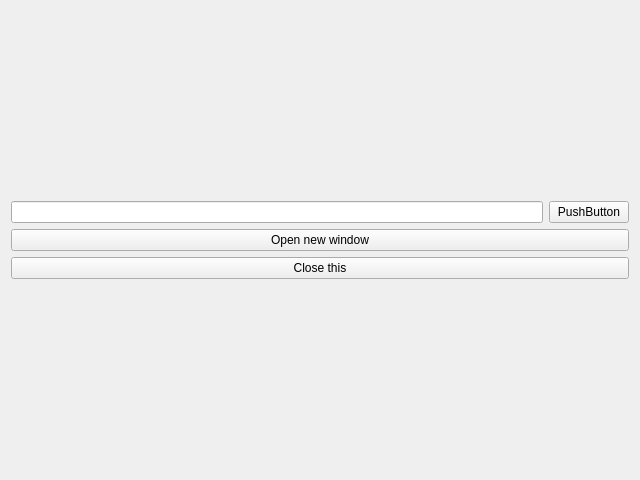
<?xml version="1.0" encoding="UTF-8"?>
<ui version="4.0">
 <class>WindowExample</class>
 <widget class="QWidget" name="WindowExample">
  <property name="geometry">
   <rect>
    <x>0</x>
    <y>0</y>
    <width>640</width>
    <height>480</height>
   </rect>
  </property>
  <property name="windowTitle">
   <string>Form</string>
  </property>
  <layout class="QVBoxLayout" name="verticalLayout">
   <item>
    <spacer name="verticalSpacer">
     <property name="orientation">
      <enum>Qt::Vertical</enum>
     </property>
     <property name="sizeHint" stdset="0">
      <size>
       <width>20</width>
       <height>210</height>
      </size>
     </property>
    </spacer>
   </item>
   <item>
    <layout class="QHBoxLayout" name="horizontalLayout">
     <item>
      <widget class="QLineEdit" name="lineEdit"/>
     </item>
     <item>
      <widget class="QPushButton" name="pushButton">
       <property name="text">
        <string>PushButton</string>
       </property>
      </widget>
     </item>
    </layout>
   </item>
   <item>
    <widget class="QPushButton" name="pushButtonOpenNewDialog">
     <property name="text">
      <string>Open new window</string>
     </property>
    </widget>
   </item>
   <item>
    <widget class="QPushButton" name="pushButtonClose">
     <property name="text">
      <string>Close this</string>
     </property>
    </widget>
   </item>
   <item>
    <spacer name="verticalSpacer_2">
     <property name="orientation">
      <enum>Qt::Vertical</enum>
     </property>
     <property name="sizeHint" stdset="0">
      <size>
       <width>20</width>
       <height>209</height>
      </size>
     </property>
    </spacer>
   </item>
  </layout>
 </widget>
 <resources/>
 <connections/>
</ui>
